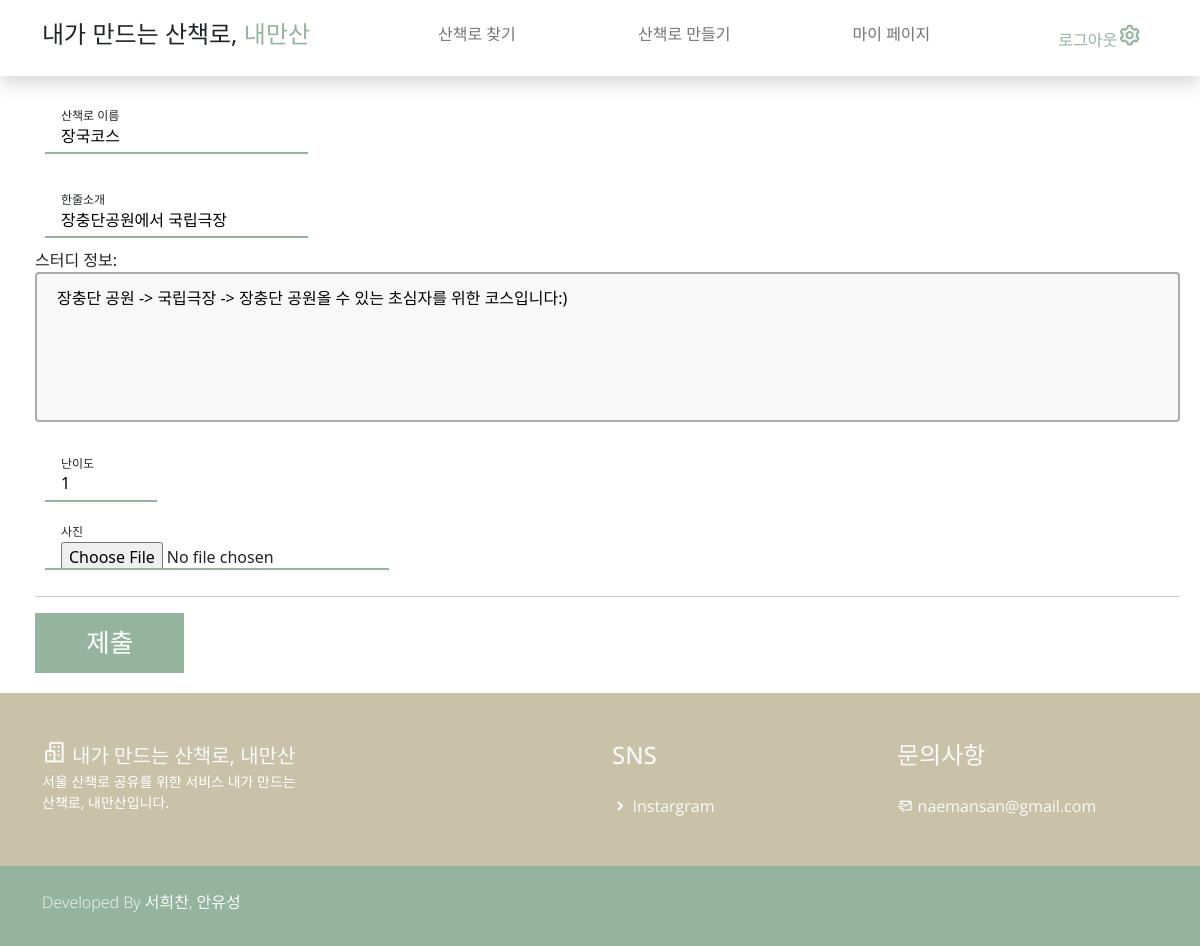
The page /study/edit/4 (signed in) on the database its author committed.
### study/models.py (models this page shows, shortened)
class study(models.Model):
    writer = models.ForeignKey(
        User, on_delete=models.CASCADE)  # 작성자, User 모델 사용
    name = models.CharField(max_length=50)  # 스터디명
    intro = models.CharField(max_length=100)  # 스터디 한줄 소개
    body = models.TextField()  # 스터디 정보
    phnum = models.CharField(max_length=13)  # 대표자 연락처
    difficulty = models.IntegerField(default=0)
    image = models.FileField(
        upload_to="image/", null=True
    )  # 스터디 관련 이미지(있으면 글 썸네일, 없으면 메인 로고가 글 썸네일)
    like_user_set = models.ManyToManyField(User, blank=True, related_name='likes_user_set',through='Like')

### study/views.py (the view)
# urls.py: path("edit/<int:id>", edit, name="edit"),  # 기존 스터디 수정 페이지
def edit(request, id):
    edit_study = study.objects.get(id=id)
    if request.user == edit_study.writer:
        is_author = True
    else:
        is_author = False
    return render(
        request, "study/edit.html", {"post": edit_study,
                                     "is_author": is_author}
    )

### study/templates/study/edit.html (shortened to what this page needs)
{% extends 'base.html' %}
{% load static %}
{% block content %}
<section style="margin: 20px; margin-left: 35px;">
{%if is_author%}
	<form action="{% url 'study:update' post.id %}" method="post" enctype="multipart/form-data">
        <label class="field field_v1" style="margin: 10px;">
            <input class="field__input" value="{{post.name}}" placeholder="Study Name" type="text" name="name" required>
            <span class="field__label-wrap">
              <span class="field__label">산책로 이름</span>
            </span>
          </label>
        <label class="field field_v1" style="margin: 10px;">
            <input class="field__input" placeholder="Introduce" type="text" value="{{post.intro}}" name="intro" required>
            <span class="field__label-wrap">
              <span class="field__label">한줄소개</span>
            </span>
          </label>
        <p>스터디 정보: <textarea style="width: 100%;" type="text" name="body" cols="20" rows="20">{{post.body}}</textarea></p>
        <label class="field field_v1" style="margin: 10px;">
            <input class="field__input" placeholder="" value="{{post.difficulty}}" type="number" name="difficulty" min="1" max = "10" required >
            <span class="field__label-wrap">
              <span class="field__label">난이도</span>
            </span>
          </label>
          <label class="field field_v1" style="margin: 10px;">
            <input class="field__input" placeholder="Phone Number"  type="file" name="image">
            <span class="field__label-wrap">
              <span class="field__label">사진</span>
            </span>
          </label>
          <hr/>
        <button type="submit">제출</button>
	</form>
{%endif%}
</section>
{% endblock %}

### naemansan/static/css/templatemo.css (style rules this page uses)
html { font-family: 'Open Sans', sans-serif; }
p, a { font-weight: 400; }

### study/templates/study/edit.html (style rules this page uses)
.field__input { --uiFieldPlaceholderColor: var(--fieldPlaceholderColor, #767676); background-color: transparent; border-radius: 0; border: none; -webkit-appearance: none; -moz-appearance: none; font-family: inherit; font-size: inherit; }
.field { --uiFieldBorderWidth: var(--fieldBorderWidth, 2px); --uiFieldPaddingRight: var(--fieldPaddingRight, 1rem); --uiFieldPaddingLeft: var(--fieldPaddingLeft, 1rem); --uiFieldBorderColorActive: var(--fieldBorderColorActive, rgba(22, 22, 22, 1)); display: var(--fieldDisplay, inline-flex); position: relative; font-size: var(--fieldFontSize, 1rem); }
.field__input { box-sizing: border-box; width: var(--fieldWidth, 100%); height: var(--fieldHeight, 3rem); padding: var(--fieldPaddingTop, 1.25rem) var(--uiFieldPaddingRight) var(--fieldPaddingBottom, .5rem) var(--uiFieldPaddingLeft); border-bottom: var(--uiFieldBorderWidth) solid var(--fieldBorderColor, rgba(0, 0, 0, .25)); }
.field__label-wrap { box-sizing: border-box; pointer-events: none; cursor: text; position: absolute; top: 0; right: 0; bottom: 0; left: 0; }
.field__label-wrap::after { content: ""; box-sizing: border-box; width: 100%; height: 0; opacity: 0; position: absolute; bottom: 0; left: 0; }
.field__label { position: absolute; left: var(--uiFieldPaddingLeft); top: calc(50% - .5em); line-height: 1; font-size: var(--fieldHintFontSize, inherit); transition: top .2s cubic-bezier(0.9, -0.15, 0.1, 1.15), opacity .2s ease-out, font-size .2s ease-out; will-change: bottom, opacity, font-size; }
.field__input:focus ~ .field__label-wrap .field__label, .field__input:not(:placeholder-shown) ~ .field__label-wrap .field__label { --fieldHintFontSize: var(--fieldHintFontSizeFocused, .75rem); top: var(--fieldHintTopHover, .25rem); }
.field_v1 .field__label-wrap::after { border-bottom: var(--uiFieldBorderWidth) solid var(--uiFieldBorderColorActive); transition: opacity .2s ease-out; will-change: opacity; }
.field { --fieldBorderColor: #94B49F; --fieldBorderColorActive: #b2d3bd; }
button { background:#94B49F; color:#fff; border:none; position:relative; height:60px; font-size:1.6em; padding:0 2em; cursor:pointer; transition:800ms ease all; outline:none; }
button:before,button:after { content:''; position:absolute; top:0; right:0; height:2px; width:0; background: #94B49F; transition:400ms ease all; }
button:after { right:inherit; top:inherit; left:0; bottom:0; }
textarea { width: 100%; height: 150px; padding: 12px 20px; box-sizing: border-box; border: 2px solid #aaabaf; border-radius: 4px; background-color: #f8f8f8; resize: none; }

### rows shown on the page
study: name "장국코스", intro "장충단공원에서 국립극장", body "장충단 공원 -> 국립극장 -> 장충단 공원올 수 있는 초심자를 위한 코스입니다:)", difficulty "1"
